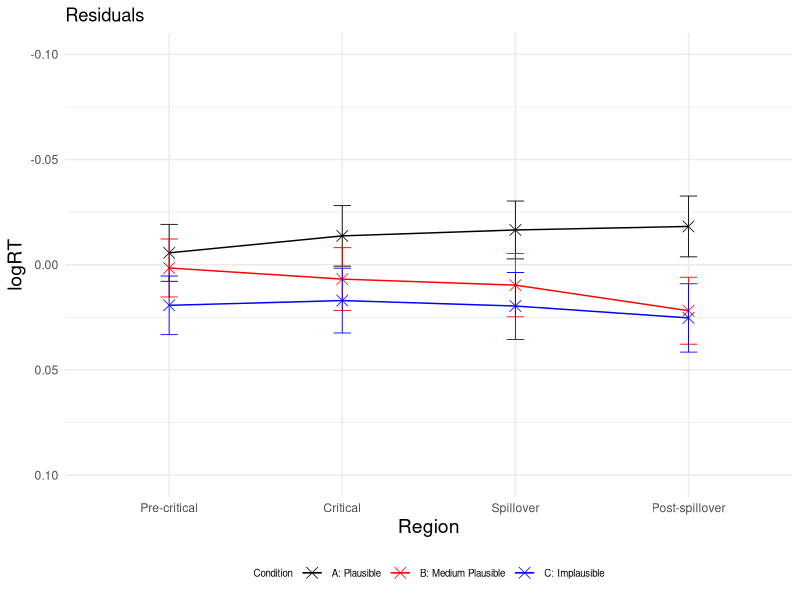
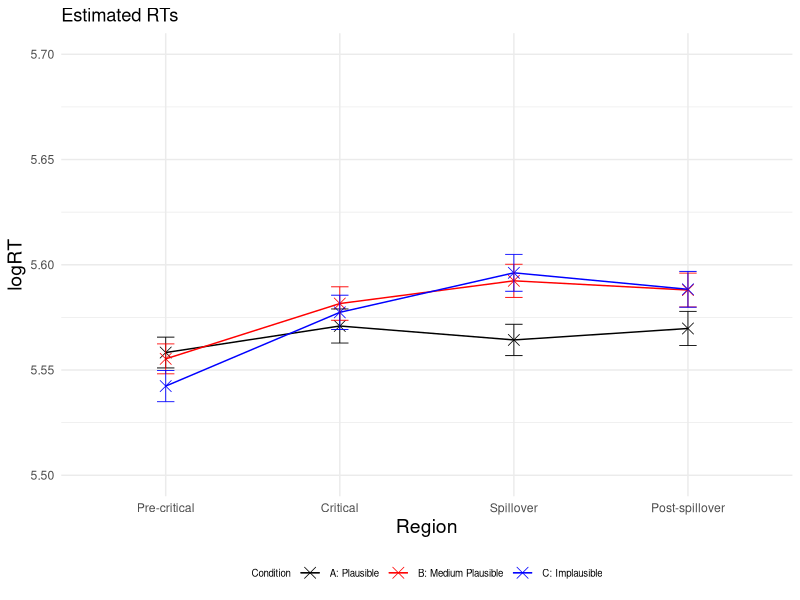
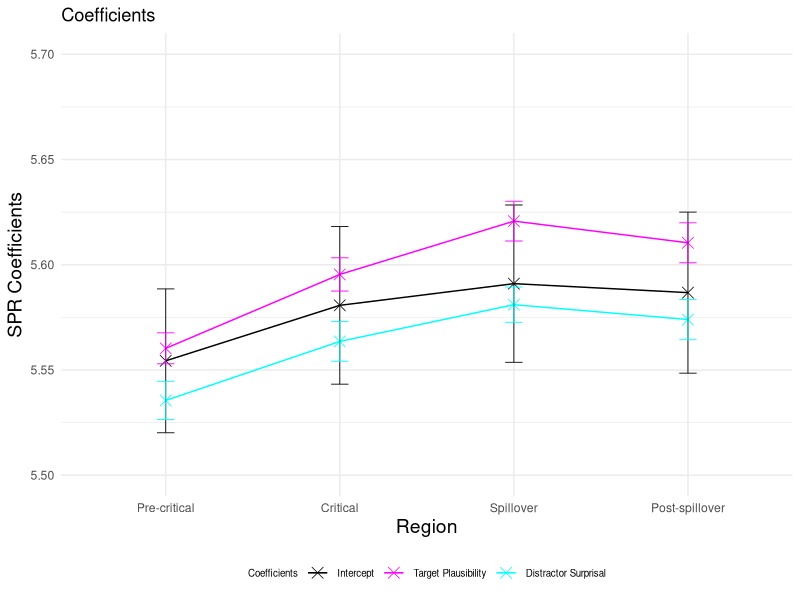
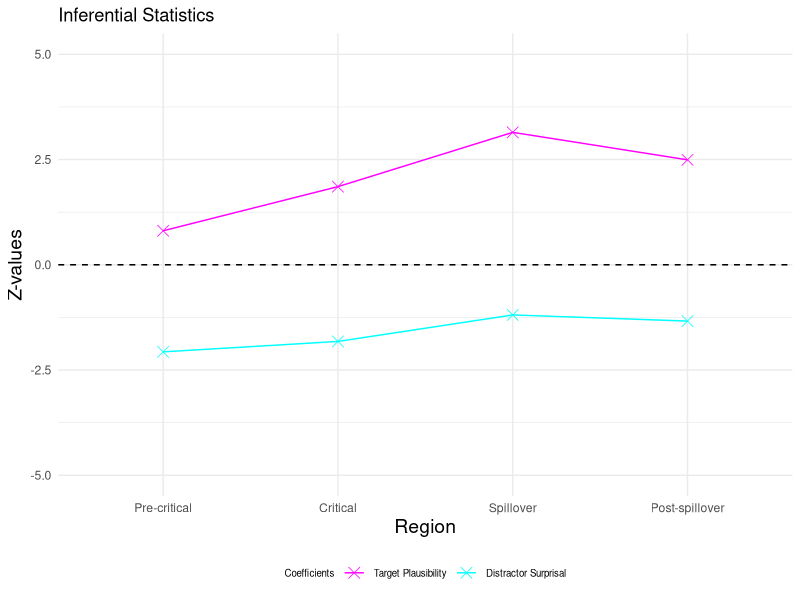
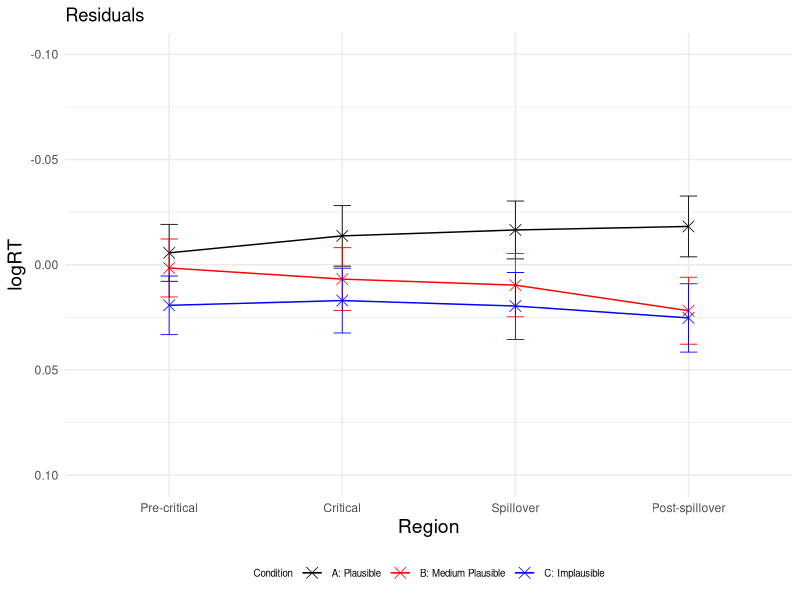
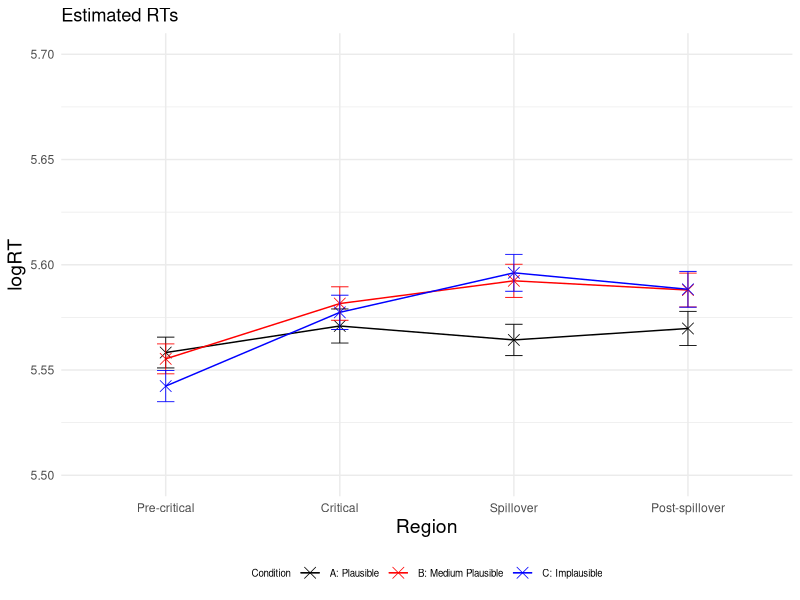
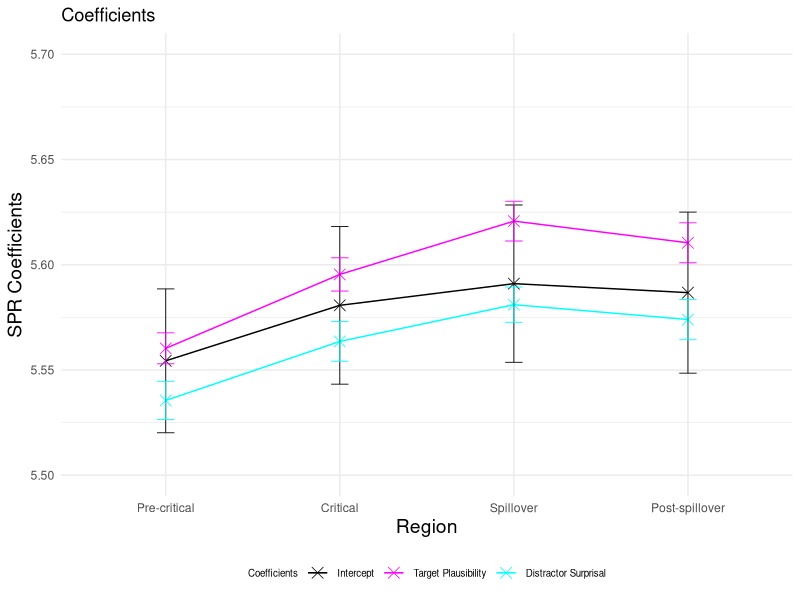
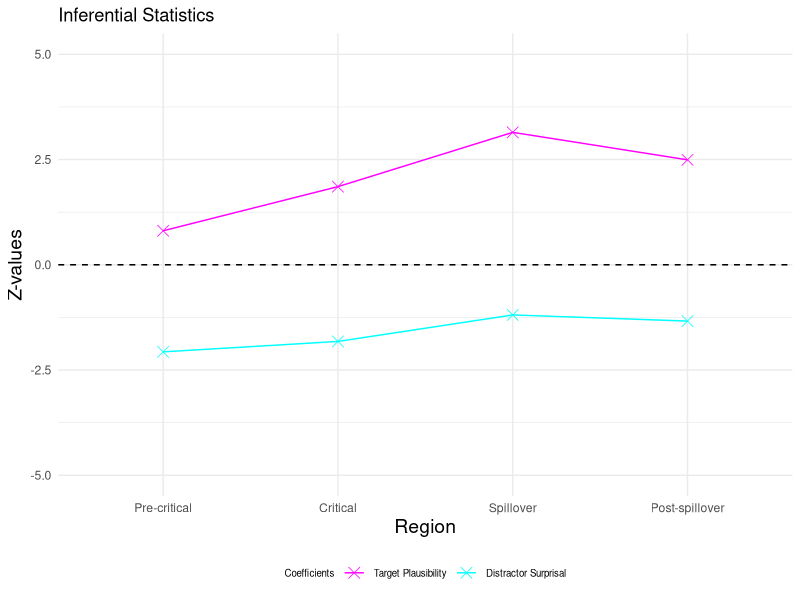

Write the R code that produced these figures, in order.
### LMER ###
# load lme4 package
library(lme4)
library(lmerTest)
library(dplyr)
library(ggplot2)

setwd("~/Downloads/Master_Thesis/3_SPR_Study/Filtered_plausibility_ratings/SPR_Study/Results_SPR_Plaus_single/")
GP6 <- read.csv("GP6_filtered.csv")

residuals <- data.frame(
  Region = character(0),
  Condition = character(0),
  Residual = numeric(0),
  SE_Residual = numeric(0)
)

logRT_estimated <- data.frame(
  Region = character(0),
  Condition = character(0),
  Estimated_logRT = numeric(0),
  SE_Estimated = numeric(0)
)

p_values <- data.frame(
  Region = character(0),
  p_value_plausibility_target = numeric(0),
  p_value_surprisal_distractor = numeric(0)
)

SPR_coefficients <- data.frame(
  Region = character(0),
  Estimate = character(0),
  Estimate_value = numeric(0),
  Estimate_error = numeric(0),
  Z_value = numeric(0)
)


regions <- c("Pre-critical", "Critical", "Spillover", "Post-spillover") 
conditions <- c("A", "B", "C") 

for (region in regions) 
{
  # Precritical region
  region_subset <- subset(GP6, Region == region)

  # standardise predictors
  region_subset$scaled_Plaus_per_region <- scale(region_subset$SPR_Plaus_Rating)
  region_subset$scaled_Surprisaldist_per_region <- scale(region_subset$Surprisal_distractor)
  # invert predictor plausibility
  region_subset$inverted_scaled_Plaus_per_region <- (region_subset$scaled_Plaus_per_region) * (-1)
  #log transform reading times
  region_subset$logRT_per_region <- log(region_subset$ReadingTime)
  
  
  # define and run the linear mixed-effects regression model for the precritical region 
  model_per_region <- lmerTest::lmer(logRT_per_region ~ inverted_scaled_Plaus_per_region + scaled_Surprisaldist_per_region + 
                              (1 + inverted_scaled_Plaus_per_region + scaled_Surprisaldist_per_region | Subject) + 
                              (1 + inverted_scaled_Plaus_per_region + scaled_Surprisaldist_per_region | Item), data = region_subset)
  
  # print the summary of the model
  summary_per_region <- summary(model_per_region)
  print(summary_per_region)
  
  # calculate p-values
  p_values_per_region <- summary_per_region$coefficients[, "Pr(>|t|)"]
  new_row_p_value <- data.frame(Region = region, 
                                p_value_plausibility_target = p_values_per_region[2], 
                                p_value_surprisal_distractor = p_values_per_region[3])
  p_values <- rbind(p_values, new_row_p_value)
  
  # extract intercept and coefficients added to intercept
  coefficients_per_region <- summary_per_region$coefficients
  intercept <- coefficients_per_region["(Intercept)", 1]
  plaus_target_coeff <- coefficients_per_region["(Intercept)", 1] + coefficients_per_region["inverted_scaled_Plaus_per_region", 1]
  surprisal_distractor_coeff <- coefficients_per_region["(Intercept)", 1] + coefficients_per_region["scaled_Surprisaldist_per_region", 1]
  
  # add error bars for coefficients and intercept
  new_row_coefficient <- data.frame(Region = region, 
                                    Estimate = "Intercept", 
                                    Estimate_value = intercept, 
                                    Estimate_error = coefficients_per_region["(Intercept)", 2],
                                    Z_value = 0)
  SPR_coefficients <- rbind(SPR_coefficients, new_row_coefficient)
  
  new_row_coefficient <- data.frame(Region = region,
                                    Estimate = "Plausability",
                                    Estimate_value = plaus_target_coeff,
                                    Estimate_error = coefficients_per_region["inverted_scaled_Plaus_per_region", 2],
                                    Z_value = coefficients_per_region["inverted_scaled_Plaus_per_region", 1] / coefficients_per_region["inverted_scaled_Plaus_per_region", 2])
  SPR_coefficients <- rbind(SPR_coefficients, new_row_coefficient)
  
  new_row_coefficient <- data.frame(Region = region,
                                    Estimate = "Surprisal", 
                                    Estimate_value = surprisal_distractor_coeff, 
                                    Estimate_error = coefficients_per_region["scaled_Surprisaldist_per_region", 2],
                                    Z_value = coefficients_per_region["scaled_Surprisaldist_per_region", 1] / coefficients_per_region["scaled_Surprisaldist_per_region", 2])
  SPR_coefficients <- rbind(SPR_coefficients, new_row_coefficient)
  
  for (condition in conditions)
  {
    #####predict condition A, precritical#####
    region_per_condition <- subset(region_subset, Condition == condition)
    region_per_condition$region_per_condition_Predicted <- predict(model_per_region, newdata = region_per_condition,  type = "response")
    
    #if (condition == "C") 
    #{
      #filtered_values_rating_1 <- region_per_condition$region_per_condition_Predicted[(region_per_condition$Condition == "C" & region_per_condition$SPR_Plaus_Rating == 1)]
      #filtered_values_rating_2 <- region_per_condition$region_per_condition_Predicted[(region_per_condition$Condition == "C" & region_per_condition$SPR_Plaus_Rating == 2)]
      #filtered_values_rating_3 <- region_per_condition$region_per_condition_Predicted[(region_per_condition$Condition == "C" & region_per_condition$SPR_Plaus_Rating == 3)]
      
      
      #mean_rating_1 <- mean(as.numeric(filtered_values_rating_1),na.rm=TRUE)
      #mean_rating_2 <- mean(as.numeric(filtered_values_rating_2),na.rm=TRUE)
      #mean_rating_3 <- mean(as.numeric(filtered_values_rating_3),na.rm=TRUE)
      
      #print(mean_rating_1)
    #}

    # calculate residuals
    Residual_region_per_condition <- mean(region_per_condition$logRT_per_region, na.rm = TRUE) - mean(region_per_condition$region_per_condition_Predicted, na.rm = TRUE)
    Residual_region_per_condition
    # observed RT for condition A precritical
    region_per_condition_logRT_observed <- mean(region_per_condition$logRT_per_region)

    # estimated RT for condition A precritical
    region_per_condition_logRT_estimated <- mean(region_per_condition$region_per_condition_Predicted, na.rm = TRUE)
    region_per_condition_logRT_estimated
    
    # calculate standard error for residuals
    SE_residuals_region_per_condition <- sqrt(sd(region_per_condition$logRT, na.rm = TRUE)^2/length(region_per_condition$logRT) + sd(region_per_condition$region_per_condition_Predicted, na.rm = TRUE)^2/length(region_per_condition$region_per_condition_Predicted))
    
    new_row_residuals <- data.frame(Region = region, Condition = condition, Residual = Residual_region_per_condition, SE_Residual = SE_residuals_region_per_condition)
    residuals <- rbind(residuals, new_row_residuals)
    
    # calculate standard error for logRT estimated
    ##
    SE_estimated_region_per_condition <- sd(region_per_condition$region_per_condition_Predicted, na.rm = TRUE) / sqrt(length(region_per_condition$region_per_condition_Predicted)) 
    
    new_row_logRT_estimated <- data.frame(Region = region, Condition = condition, Estimated_logRT = region_per_condition_logRT_estimated, SE_Estimated = SE_estimated_region_per_condition)
    logRT_estimated <- rbind(logRT_estimated, new_row_logRT_estimated)
  }
}

# plot residuals
# Create a line plot 
p <- ggplot(residuals, aes(x = factor(Region, levels = c("Pre-critical", "Critical", "Spillover", "Post-spillover")), 
                           y = Residual, color = Condition, group = Condition)) + geom_point(shape = 4, size = 3.5, stroke = 0.4) + geom_line(linewidth=0.5) + ylim (0.10, -0.10)
p <- p + theme_minimal() + geom_errorbar(aes(ymin=Residual-SE_Residual, ymax=Residual+SE_Residual), width=.1, size=0.3) 
p <- p + scale_color_manual(name="Condition", labels=c("A: Plausible", "B: Medium Plausible", "C: Implausible"), values=c("#000000", "#FF0000", "#0000FF"))
p <- p + labs(x="Region", y="logRT", title = "Residuals") 
p <- p + theme(legend.position="bottom", legend.text=element_text(size=7), legend.title=element_text(size=7), axis.title.x = element_text(size = 14), axis.title.y = element_text(size = 14)) 
p 

ggsave("Residuals_Plot.pdf", p, width=4, height=4)


# plot estimated logRTs
# Create a line plot 
p <- ggplot(logRT_estimated, aes(x = factor(Region, levels = c("Pre-critical", "Critical", "Spillover", "Post-spillover")), 
                                 y = Estimated_logRT, color = Condition, group = Condition)) + geom_point(shape = 4, size = 3.5, stroke = 0.4) + geom_line(linewidth=0.5) + ylim (5.5, 5.7)
p <- p + theme_minimal() + geom_errorbar(aes(ymin=Estimated_logRT-SE_Estimated, ymax=Estimated_logRT+SE_Estimated), width=.1, size=0.3) 
p <- p + scale_color_manual(name="Condition", labels=c("A: Plausible", "B: Medium Plausible", "C: Implausible"), values=c("#000000", "#FF0000", "#0000FF"))
p <- p + labs(x="Region", y="logRT", title = "Estimated RTs") 
p <- p + theme(legend.position="bottom", legend.text=element_text(size=7), legend.title=element_text(size=7), axis.title.x = element_text(size = 14), axis.title.y = element_text(size = 14)) 
p 
ggsave("Estimated_RTs_Plot.pdf", p, width=4, height=4)


# plot intercept and coefficients added to intercept
p <- ggplot(SPR_coefficients, aes(x = factor(Region, levels = c("Pre-critical", "Critical", "Spillover", "Post-spillover")), 
                                 y = Estimate_value, color = Estimate, group = Estimate)) + geom_point(shape = 4, size = 3.5, stroke = 0.4) + geom_line(linewidth=0.5) + ylim (5.5, 5.7)
p <- p + theme_minimal() + geom_errorbar(aes(ymin=Estimate_value-Estimate_error, ymax=Estimate_value+Estimate_error), width=.1, size=0.3) 
p <- p + scale_color_manual(name="Coefficients", labels=c("Intercept", "Target Plausibility", "Distractor Surprisal"), values=c("#000000", "#FF00FF", "#00FFFF"))
p <- p + labs(x="Region", y="SPR Coefficients", title = "Coefficients") 
p <- p + theme(legend.position="bottom", legend.text=element_text(size=7), legend.title=element_text(size=7), axis.title.x = element_text(size = 14), axis.title.y = element_text(size = 14)) 
p 
ggsave("Intercept_Coefficients_Plot.pdf", p, width=4, height=4)


# plot effect sizes (z-vaues)
Effect_sizes <- subset(SPR_coefficients, Estimate != 'Intercept')

p <- ggplot(Effect_sizes, aes(x = factor(Region, levels = c("Pre-critical", "Critical", "Spillover", "Post-spillover")), 
                                  y = Z_value, color = Estimate, group = Estimate)) + geom_point(shape = 4, size = 3.5, stroke = 0.4) + geom_line(linewidth=0.5) + ylim (-5, 5)
p <- p + geom_hline(yintercept=0, linetype=2)
p <- p + theme_minimal()
p <- p + scale_color_manual(name="Coefficients", labels=c( "Target Plausibility", "Distractor Surprisal"), values=c("#FF00FF", "#00FFFF"))
p <- p + labs(x="Region", y="Z-values", title = "Inferential Statistics") 
p <- p + theme(legend.position="bottom", legend.text=element_text(size=7), legend.title=element_text(size=7), axis.title.x = element_text(size = 14), axis.title.y = element_text(size = 14)) 
p 
ggsave("Z_values_Plot.pdf", p, width=4, height=4)
